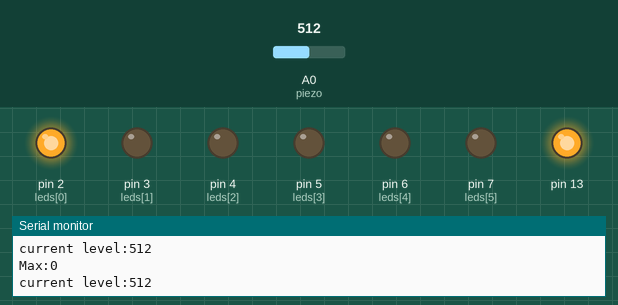
Recording of a sketch running on a simulated Arduino Uno, built with avr-gcc and run on an emulated ATmega328P. Parts: output pins drawn as LEDs (lit = HIGH), the last lines printed to the serial monitor. The inputs (shaded band) are chosen by the test bench; at power-on: A0 (piezo) = 512. Pins used as bus, display or sensor lines are not drawn.

Above: at 11.2 s.
11.3 s: A0 (piezo) set to 493
At 12.1 s:
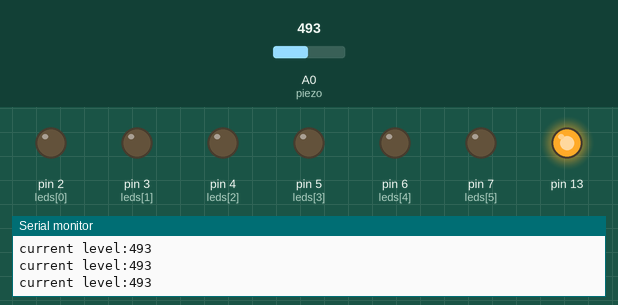
12.8 s: A0 (piezo) set to 716
At 13.5 s:
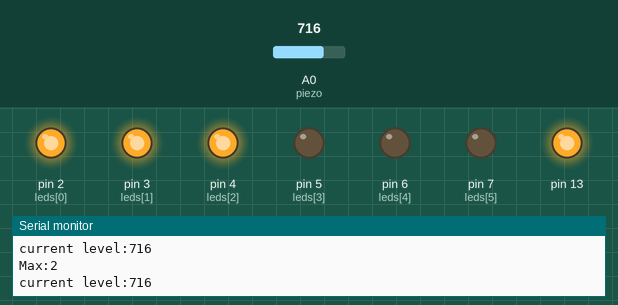
14.3 s: A0 (piezo) set to 751
15.8 s: A0 (piezo) set to 784
At 16.8 s:
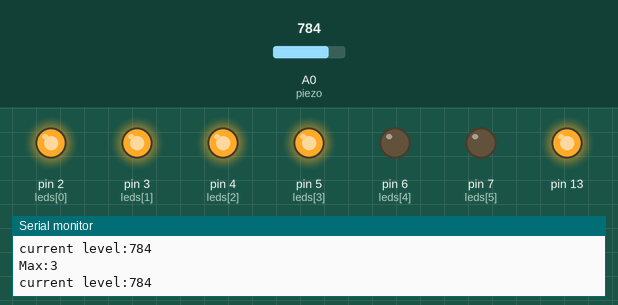
17.3 s: A0 (piezo) set to 842
18.8 s: A0 (piezo) set to 863
At 19.4 s:
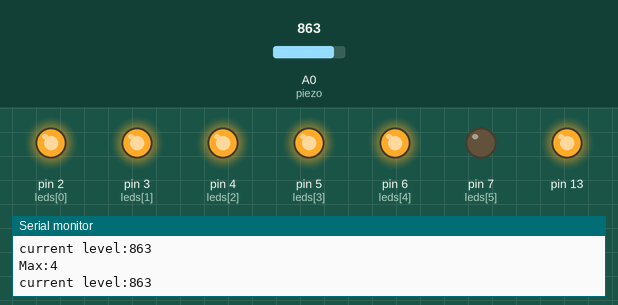
Timing chart, 0 to 21.3 s (numbered marks = the images above; inputs shaded):
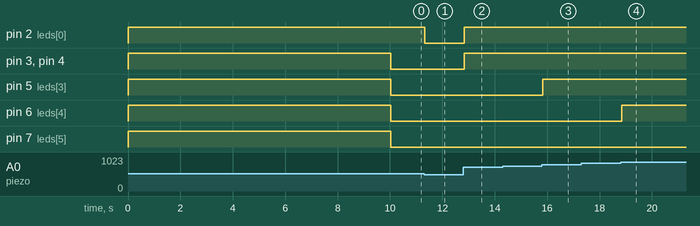

Measured:
- the behaviour switches between 512 and 511 on A0 (piezo) (found by bisection; images 0 and 1)
- the behaviour switches between 766 and 767 on A0 (piezo) (found by bisection; images 2 and 3)
- the behaviour switches between 851 and 852 on A0 (piezo) (found by bisection; images 3 and 4)
- after the input at 11.3 s, pin 2 (leds[0]): HIGH → LOW at once
- after the input at 12.8 s, pin 2 (leds[0]), pin 3 (leds[1]), pin 4 (leds[2]): LOW → HIGH at once
- after the input at 15.8 s, pin 5 (leds[3]): LOW → HIGH at once
- after the input at 18.8 s, pin 6 (leds[4]): LOW → HIGH at once

The sketch:

piezo_proximity.ino
```cpp
const int piezo = A0;
const int leds[6] = {2,3,4,5,6,7};

int ambient = 0;
int level = 0;

void setup(){
  for (int p=0;p<sizeof(leds);p++) {
    pinMode(leds[p], OUTPUT);
    digitalWrite(leds[p],HIGH);
  }
  Serial.begin(9600);
  Serial.print("Calibrate");
  calibratePiezo();
  Serial.println("...Calibrated!");
}

void loop() {
  int soundlevel = analogRead(piezo);
  Serial.println("current level:" + (String)soundlevel);
  setLEDS(0,5,false);
  if (soundlevel && (soundlevel >= ambient)) {
    int led_limit = round((soundlevel-ambient)/level);
    Serial.println("Max:" + (String)led_limit);
    setLEDS(0,led_limit,true);
  }
}

void calibratePiezo(){
  long sum = 0;
  int loops = 100;
  int m = 0;

  while (m < loops ){
    sum += analogRead(piezo);
    m++;
    delay(100);
  }
  Serial.println("CALIBRATE SUM:"+(String)sum);
  if (sum > 0) {
    ambient = round(sum/loops);
    level = round((1024-ambient)/6);
    Serial.println("Ambient: "+(String)ambient);
    Serial.println("Level: "+(String)level);
  }
}

void setLEDS(int start_led, int end_led, boolean stat) {
  while (start_led <= end_led) {
    digitalWrite(leds[start_led], (stat ? HIGH:LOW));
    start_led++;
  }
}
```
